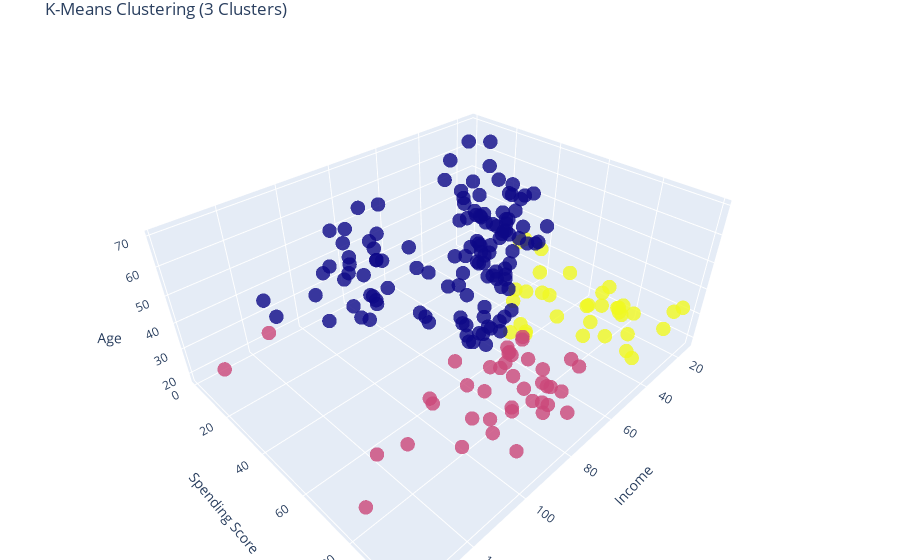
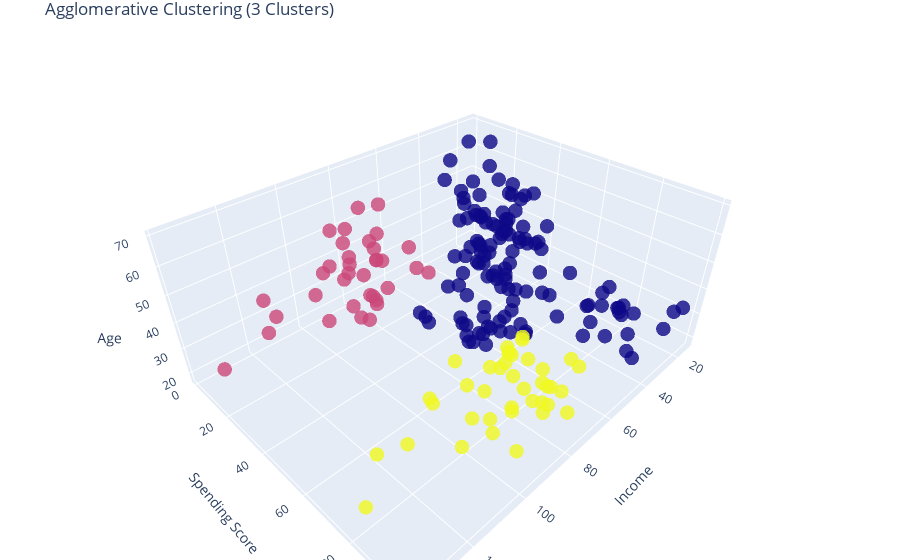

Notebook source saved alongside these figures, in order:
### Markdown cell above
**Завдання 13** 

А тепер зробимо порівняльний аналіз отриманих результатів кластеризації розглянутими методами:  
* В фінальних візуалізаціях треба використовувати **однакову** (на вашу думку оптимальну) кількість кластерів!!!

### Code cell
# Завантаження необхідних бібліотек
import matplotlib.pyplot as plt
import seaborn as sns
import plotly.graph_objects as go

# Оптимальна кількість кластерів для порівняння
k_clusters = 3  # Оптимальна кількість кластерів, обрана після аналізу "Elbow" для k-means
agg_clusters = 3  # Оптимальна кількість кластерів, обрана після аналізу дендрограми для агломеративної кластеризації

# Кластеризація методом k-means з оптимальною кількістю кластерів
kmeans_clusters = KMeans(n_clusters=k_clusters, random_state=42).fit_predict(X)

# Кластеризація методом агломеративної кластеризації з оптимальною кількістю кластерів
agg_clusters = AgglomerativeClustering(n_clusters=agg_clusters, linkage='ward').fit_predict(X)

# Візуалізація результатів кластеризації методом k-means
plt.figure(figsize=(10, 6))
sns.scatterplot(x=X['Income'], y=X['SpendingScore'], hue=kmeans_clusters, palette='viridis')
plt.title('K-Means Clustering')
plt.xlabel('Income')
plt.ylabel('Spending Score')
plt.show()

# Візуалізація результатів кластеризації методом агломеративної кластеризації
plt.figure(figsize=(10, 6))
sns.scatterplot(x=X['Income'], y=X['SpendingScore'], hue=agg_clusters, palette='viridis')
plt.title('Agglomerative Clustering')
plt.xlabel('Income')
plt.ylabel('Spending Score')
plt.show()

# Візуалізація результатів кластеризації методом k-means у 3D
fig = go.Figure(data=[go.Scatter3d(
    x=X['Income'],
    y=X['SpendingScore'],
    z=X['Age'],
    mode='markers',
    marker=dict(color=kmeans_clusters, size=5, opacity=0.8),
    text=kmeans_clusters,
    hoverinfo='text'
)])
fig.update_layout(title='K-Means Clustering (3 Clusters)',
                  scene=dict(xaxis_title='Income', yaxis_title='Spending Score', zaxis_title='Age'),
                  margin=dict(l=0, r=0, b=0, t=30))
fig.show()

# Візуалізація результатів кластеризації методом агломеративної кластеризації у 3D
fig = go.Figure(data=[go.Scatter3d(
    x=X['Income'],
    y=X['SpendingScore'],
    z=X['Age'],
    mode='markers',
    marker=dict(color=agg_clusters, size=5, opacity=0.8),
    text=agg_clusters,
    hoverinfo='text'
)])
fig.update_layout(title='Agglomerative Clustering (3 Clusters)',
                  scene=dict(xaxis_title='Income', yaxis_title='Spending Score', zaxis_title='Age'),
                  margin=dict(l=0, r=0, b=0, t=30))
fig.show()

### Figure 1 — Plotly figure (JSON) as saved in the notebook; plotly's stock layout.template omitted (floating-point values rounded to 4 significant figures; data arrays with more than 128 entries replaced by an {"elided": "..."} marker saying what was removed)
{"data": [{"hoverinfo": "text", "marker": {"color": {"elided": "200 int values"}, "opacity": 0.8, "size": 5}, "mode": "markers", "text": {"elided": "200 int values"}, "type": "scatter3d", "x": {"elided": "200 int values"}, "y": {"elided": "200 int values"}, "z": {"elided": "200 int values"}}], "layout": {"margin": {"b": 0, "l": 0, "r": 0, "t": 30}, "scene": {"xaxis": {"title": {"text": "Income"}}, "yaxis": {"title": {"text": "Spending Score"}}, "zaxis": {"title": {"text": "Age"}}}, "title": {"text": "K-Means Clustering (3 Clusters)"}}}

### Figure 2 — Plotly figure (JSON) as saved in the notebook; plotly's stock layout.template omitted (floating-point values rounded to 4 significant figures; data arrays with more than 128 entries replaced by an {"elided": "..."} marker saying what was removed)
{"data": [{"hoverinfo": "text", "marker": {"color": {"elided": "200 int values"}, "opacity": 0.8, "size": 5}, "mode": "markers", "text": {"elided": "200 int values"}, "type": "scatter3d", "x": {"elided": "200 int values"}, "y": {"elided": "200 int values"}, "z": {"elided": "200 int values"}}], "layout": {"margin": {"b": 0, "l": 0, "r": 0, "t": 30}, "scene": {"xaxis": {"title": {"text": "Income"}}, "yaxis": {"title": {"text": "Spending Score"}}, "zaxis": {"title": {"text": "Age"}}}, "title": {"text": "Agglomerative Clustering (3 Clusters)"}}}
